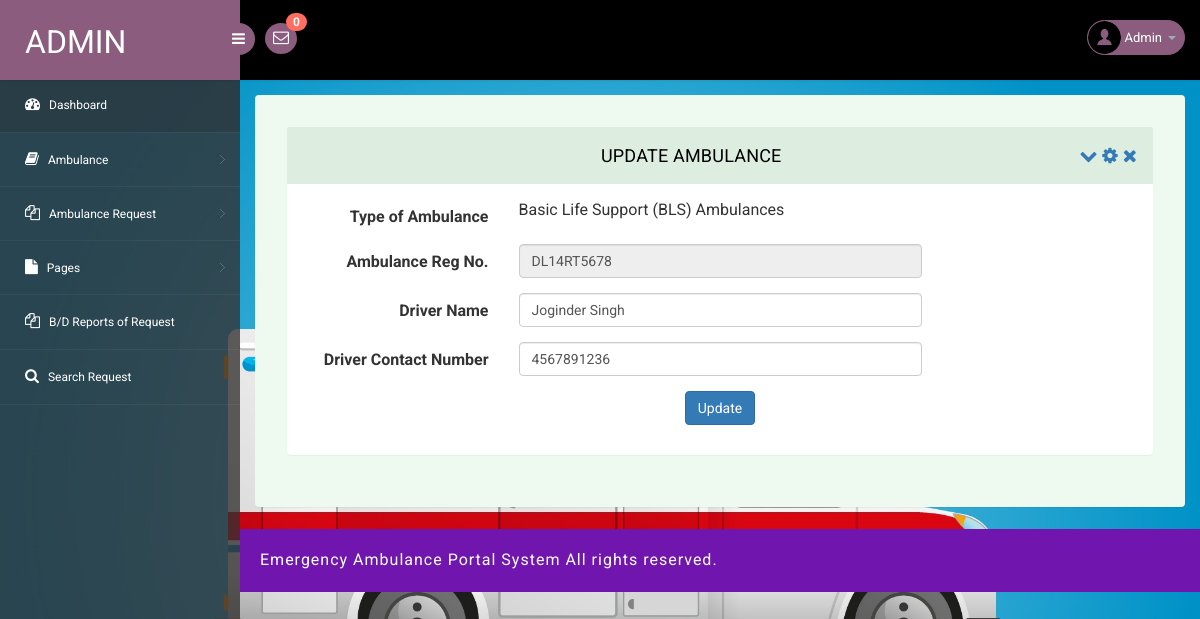
Screenshot of /admin/edit-ambulance.php?editid=1 (signed in) with the database file from the repository.
### tables this page shows
CREATE TABLE `tblambulance` (
  `ID` int(11) NOT NULL,
  `AmbulanceType` varchar(250) DEFAULT NULL,
  `AmbRegNum` varchar(250) DEFAULT NULL,
  `DriverName` varchar(250) DEFAULT NULL,
  `DriverContactNumber` bigint(20) DEFAULT NULL,
  `CreationDate` timestamp NULL DEFAULT current_timestamp(),
  `Status` varchar(250) DEFAULT NULL,
  `UpdationDate` timestamp NULL DEFAULT NULL ON UPDATE current_timestamp()
);

### admin/edit-ambulance.php (the view, shortened to what this page needs)
<?php
include('includes/dbconnection.php');
if (strlen($_SESSION['eahpaid']==0)) {
  header('location:logout.php');
  } else{
  ?>
<!DOCTYPE html>
<head>
<link rel="stylesheet" href="css/bootstrap.min.css" >
<link href="css/style.css" rel='stylesheet' type='text/css' />
<link href="css/style-responsive.css" rel="stylesheet"/>
<link rel="stylesheet" href="css/font.css" type="text/css"/>
<link href="css/font-awesome.css" rel="stylesheet">
</head>
<body>
<section id="container">
<?php include_once('includes/header.php');?>
<?php include_once('includes/sidebar.php');?>
<section id="main-content">
	<section class="wrapper">
		<div class="form-w3layouts">
            <div class="row">
                <div class="col-lg-12">
                    <section class="panel">
                        <header class="panel-heading">
                            Update Ambulance
                            <span class="tools pull-right">
                                <a class="fa fa-chevron-down" href="javascript:;"></a>
                                <a class="fa fa-cog" href="javascript:;"></a>
                                <a class="fa fa-times" href="javascript:;"></a>
                             </span>
                        </header>
                        <div class="panel-body">
                            <div class="form">
                                <form class="cmxform form-horizontal " method="post" action="">
                                    <?php
 $cid=$_GET['editid'];
$ret=mysqli_query($con,"select * from tblambulance where ID='$cid'");
while ($row=mysqli_fetch_array($ret)) {
?>
                                    <div class="form-group ">
                                        <label for="adminname" class="control-label col-lg-3">Type of Ambulance</label>
                                        <div class="col-lg-6">
                                             <?php   $atype=$row['AmbulanceType'];
                 if($atype=="1"){ ?>
                  <p>Basic Life Support (BLS) Ambulances</p>
                <?php } elseif($atype=="2"){ ?>
                  <p>Advanced Life Support (ALS) Ambulances</p>
                <?php } elseif($atype=="3"){ ?>
                   <p>Non-Emergency Patient Transport Ambulances</p>
                   <?php } elseif($atype=="4"){ ?>
                     <p>Boat Ambulance</p>
                     <?php } ?>
                                        </div>
                                    </div>
                                    <div class="form-group ">
                                        <label for="adminname" class="control-label col-lg-3">Ambulance Reg No.</label>
                                        <div class="col-lg-6">
                                            <input class=" form-control" id="ambregnum" name="ambregnum" type="text" readonly="true" value="<?php  echo $row['AmbRegNum'];?>">
                                        </div>
                                    </div>
                                    <div class="form-group ">
                                        <label for="adminname" class="control-label col-lg-3">Driver Name</label>
                                        <div class="col-lg-6">
                                            <input class=" form-control" id="dname" name="dname" type="text" required="true" value="<?php  echo $row['DriverName'];?>">
                                        </div>
                                    </div>
                                     <div class="form-group ">
                                        <label for="adminname" class="control-label col-lg-3">Driver Contact Number</label>
                                        <div class="col-lg-6">
                                            <input class=" form-control" id="dconnum" name="dconnum" type="text" required="true" value="<?php  echo $row['DriverContactNumber'];?>" maxlength="10" pattern="[0-9]+">
                                        </div>
                                    </div>
                                    <?php } ?>
                                    <div class="form-group">
                                        <div class="col-lg-offset-3 col-lg-6">
                                          <p style="text-align: center;"> <button class="btn btn-primary" type="submit" name="submit">Update</button></p>
                                        </div>
                                    </div>
                                </form>
                            </div>
                        </div>
                    </section>
                </div>
            </div>
        </div>
</section>
		  <?php include_once('includes/footer.php');?>
</section>
</section>
</body>
</html>
<?php }  ?>

### admin/includes/header.php (shortened to what this page needs)
<?php
include('includes/dbconnection.php');
?>
<header class="header fixed-top clearfix">
<div class="brand">
    <a href="dashboard.php" class="logo">
        Admin
    </a>
    <div class="sidebar-toggle-box">
        <div class="fa fa-bars"></div>
    </div>
</div>
<div class="nav notify-row" id="top_menu">
    <ul class="nav top-menu">
<?php
$ret1=mysqli_query($con,"select * from tblambulancehiring
 where   (tblambulancehiring.Status is null || tblambulancehiring.Status='')");
$num=mysqli_num_rows($ret1);
?>
        <li id="header_inbox_bar" class="dropdown">
            <a data-toggle="dropdown" class="dropdown-toggle" href="#">
                <i class="fa fa-envelope-o"></i>
                <span class="badge bg-important"><?php echo $num;?></span>
            </a>
        </li>
    </ul>
</div>
<div class="top-nav clearfix">
    <ul class="nav pull-right top-menu">
        <li class="dropdown">
            <a data-toggle="dropdown" class="dropdown-toggle" href="#">
                <?php
$adid=$_SESSION['eahpaid'];
$ret=mysqli_query($con,"select AdminName from tbladmin where ID='$adid'");
$row=mysqli_fetch_array($ret);
$name=$row['AdminName'];
?>
                <img alt="" src="images/2.png">
                <span class="username"><?php echo $name; ?></span>
                <b class="caret"></b>
            </a>
        </li>
    </ul>
</div>
</header>

### admin/css/style.css (style rules this page uses)
ul, ol { margin: 0; }
p { margin: 0; }
html, body { font-family: 'Roboto', sans-serif; font-size: 100%; overflow-x: hidden; background: url(../images/bg.jpg) no-repeat 0px 0px; background-size:cover; }
body a { transition: 0.5s all ease; -webkit-transition: 0.5s all ease; -moz-transition: 0.5s all ease; -o-transition: 0.5s all ease; -ms-transition: 0.5s all ease; text-decoration:none; }
p { margin:0; }
ul,label { margin:0; padding:0; }
#main-content { margin-left:240px; -webkit-transition:all .3s ease-in-out; -moz-transition:all .3s ease-in-out; -o-transition:all .3s ease-in-out; transition:all .3s ease-in-out; }
.header { left:0; right:0; z-index:1002; background:#000; -webkit-transition:all .3s ease-in-out; -moz-transition:all .3s ease-in-out; -o-transition:all .3s ease-in-out; transition:all .3s ease-in-out; }
.fixed-top { position:fixed; box-shadow:1px 0 3px rgba(0,0,0,.15); }
.wrapper { display:inline-block; margin-top:80px; padding:15px; width:100%; }
.brand { background:#8b5c7e; float:left; width:240px; height:80px; position:relative; }
a.logo { font-size:32px; color:#fff; float:left; margin:20px 0 0 25px; text-transform:uppercase; }
#top_menu .nav>li,ul.top-menu>li { float:left; }
.notify-row { float:left; margin-top:23px; margin-left:25px; }
ul.top-menu { margin-right:15px; margin-top: 0; }
ul.top-menu > li > a { color: #fff; font-size: 16px; background: #8b5c7e; padding: 4px 8px; margin-right: 15px; border-radius: 50%; -webkit-border-radius: 50%; padding-right: 8px !important; }
.notify-row .badge { position:absolute; right:-10px; top:-10px; z-index:100; }
.top-nav { margin-top:20px; }
.top-nav img { border-radius:50%; -webkit-border-radius:50%; width:33px; }
.top-nav .username { font-size:13px; color:#fff; }
.top-nav ul.top-menu>li>a { border-radius: 100px; -webkit-border-radius: 100px; padding: 0px; background: none; margin-right: 0; border: 1px solid #8b5c7e; background: #8b5c7e; }
.top-nav ul.top-menu>li { margin-left:10px; }
.top-nav .nav .caret { border-bottom-color:#A4AABA; border-top-color:#A4AABA; }
.sidebar-toggle-box { float:left; margin-top:23px; margin-left:-15px; background:#8b5c7e; border-radius:50%; -webkit-border-radius:50%; width:32px; height:32px; position:absolute; right:-15px; }
.sidebar-toggle-box .fa-bars { cursor:pointer; display:inline-block; font-size:15px; padding:8px 8px 8px 9px; color:#fff; }
.panel-heading { position: relative; height: 57px; line-height: 57px; letter-spacing: 0.2px; color: #000; font-size: 18px; font-weight: 400; padding: 0 16px; background:#ddede0; border-top-right-radius: 2px; border-top-left-radius: 2px; text-transform: uppercase; text-align: center; }
.panel { border: none ! important; }
.form-w3layouts { background: #eef9f0; padding: 2em; border-radius: 4px; -webkit-box-shadow: 0 1px 1px rgba(0,0,0,.05); box-shadow: 0 1px 1px rgba(0,0,0,.05); }
.badge.bg-important { background: #ff6c60; }

### rows the page displays
tblambulance: AmbulanceType "Basic Life Support (BLS) Ambulances", ambregnum "DL14RT5678", dname "Joginder Singh", dconnum "4567891236"

### other values shown
$num "0"
$name "Admin"
